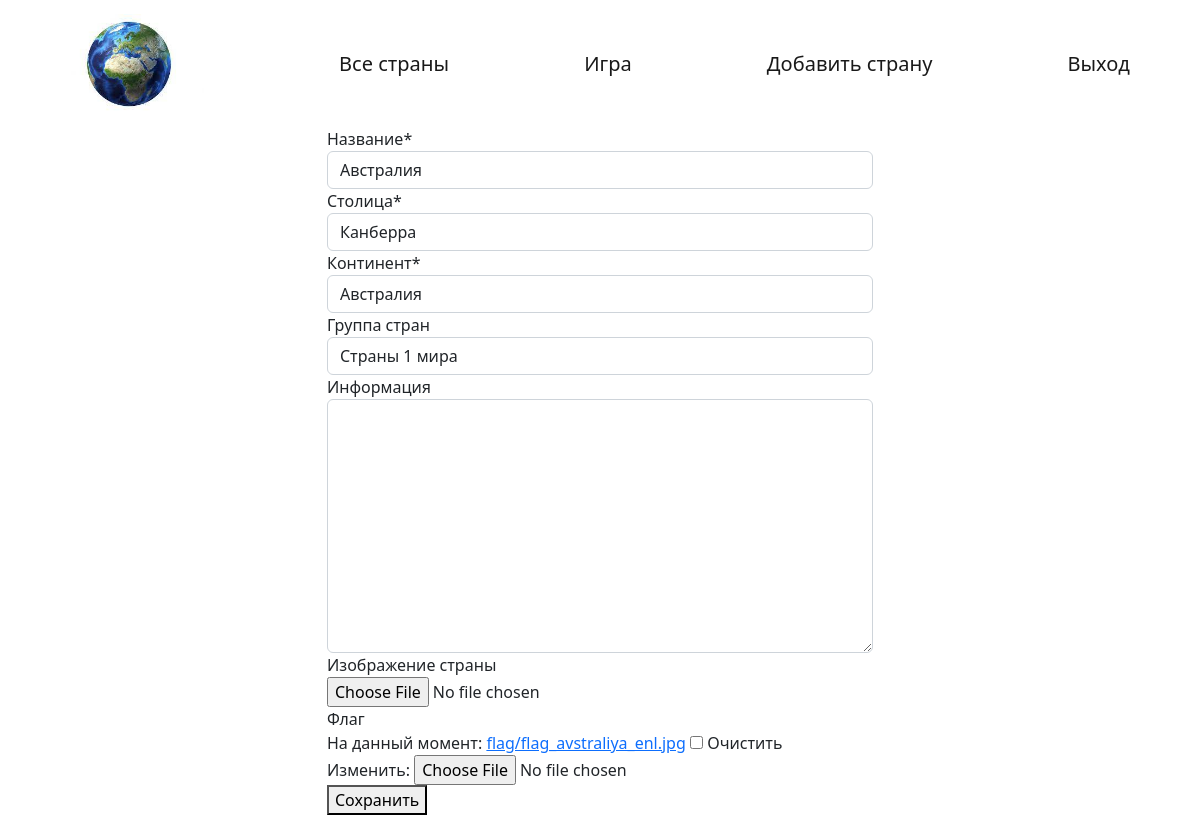
Screenshot of /edit_country/25/ (signed in) with the database file from the repository.
### main/models.py (models this page shows, shortened)
class Country(models.Model):
    name = models.CharField('Название', max_length=100, unique=True)
    capital = models.CharField('Столица', max_length=100, unique=True)
    info = models.TextField('Информация', max_length=10000, blank=True, null=True)
    img_country = models.ImageField('Изображение страны', upload_to='country_image', blank=True, null=True)
    flag = models.ImageField('Флаг', upload_to='flag', blank=True, null=True)
    img_capital = models.ImageField('Изображение столицы', upload_to='capital_image', blank=True, null=True)
    сontinent = models.ForeignKey('Continent', verbose_name='Континент', on_delete=models.SET_NULL,
                                  null=True)
    group = models.ForeignKey('Group', verbose_name='Группа стран', on_delete=models.SET_NULL, blank=True,
                              null=True)
    class Meta:
        verbose_name = 'Страна'
        verbose_name_plural = 'Страны'
        ordering = ['name', ]

class Continent(models.Model):
    name = models.CharField(max_length=100, unique=True)
    img = models.ImageField('Изображение континента', upload_to='сontinent_image', blank=True, null=True)
    class Meta:
        verbose_name = 'Континент'
        verbose_name_plural = 'Континенты'
    def __str__(self):
        return self.name[:15]

class Group(models.Model):
    name = models.CharField(max_length=100, unique=True)
    class Meta:
        verbose_name = 'Группа стран'
        verbose_name_plural = 'Группы стран'
    def __str__(self):
        return self.name[:15]

### main/views.py (the view)
# urls.py: path('edit_country/<int:pk>/', edit_country, name='edit_country'),
@login_required
def edit_country(request, pk):
    country = Country.objects.get(pk=pk)
    if request.method == 'POST':
        form = AddCountryForm(request.POST, request.FILES, instance=country)
        if form.is_valid():
            form.save()
            return redirect('/')
        return HttpResponse('Форма содержит ошибки')
    else:
        form = AddCountryForm(instance=country)
    template = 'main/edit_country.html'
    return render(request, template, locals())

### main/forms.py
class AddCountryForm(forms.ModelForm):
    class Meta:
        model = Country
        fields = ['name', 'capital', 'сontinent', 'group', 'info', 'img_country', 'flag']
        order_dy = ['name']

### main/templates/main/edit_country.html (shortened to what this page needs)
{% extends 'main/base_templates/index.html' %}
{% load crispy_forms_tags %}
{% block content %}
<div class="row justify-content-center">
    <div class="col-6 justify-content-center">
        <form action='' method="post" enctype="multipart/form-data">
            {{form|crispy}}
            <button type="submit">Сохранить</button>
        </form>
    </div>
</div>
{% endblock content %}

### rows the page displays
Country: name "Австралия", capital "Канберра", сontinent "Австралия", group "Страны 1 мира"
